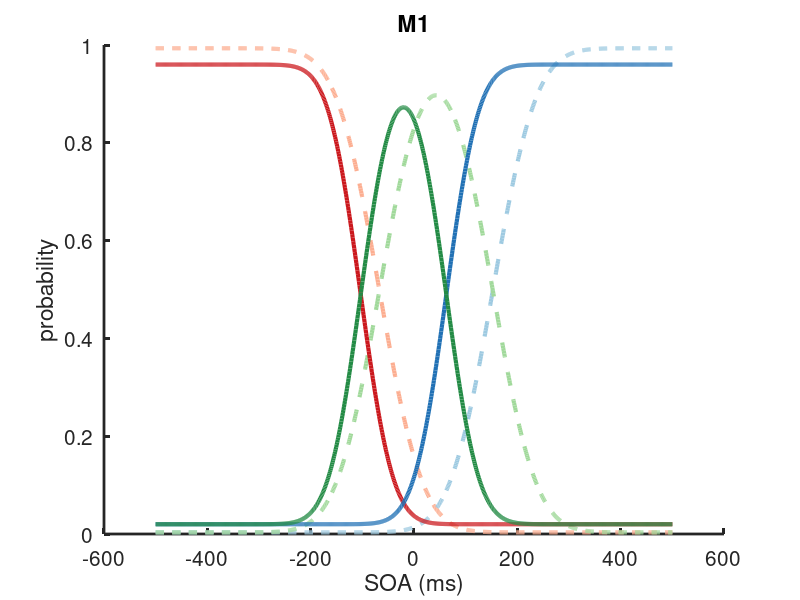
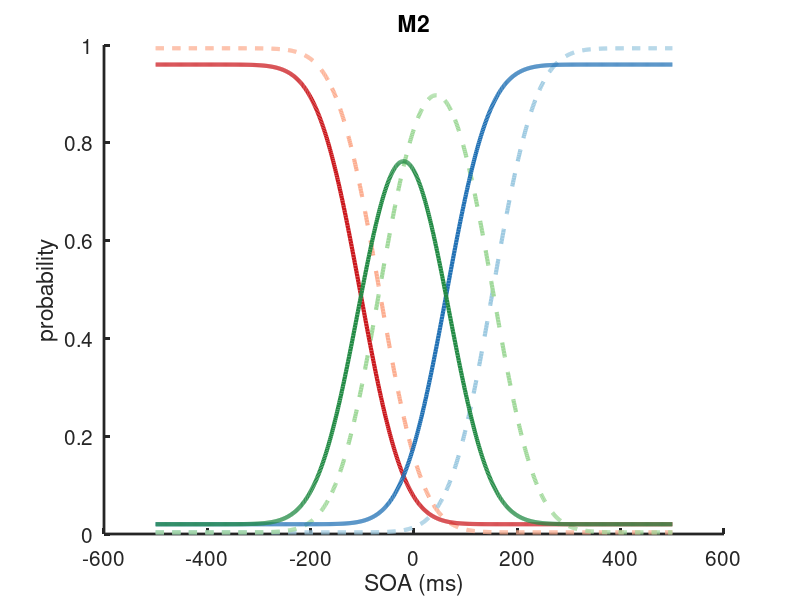
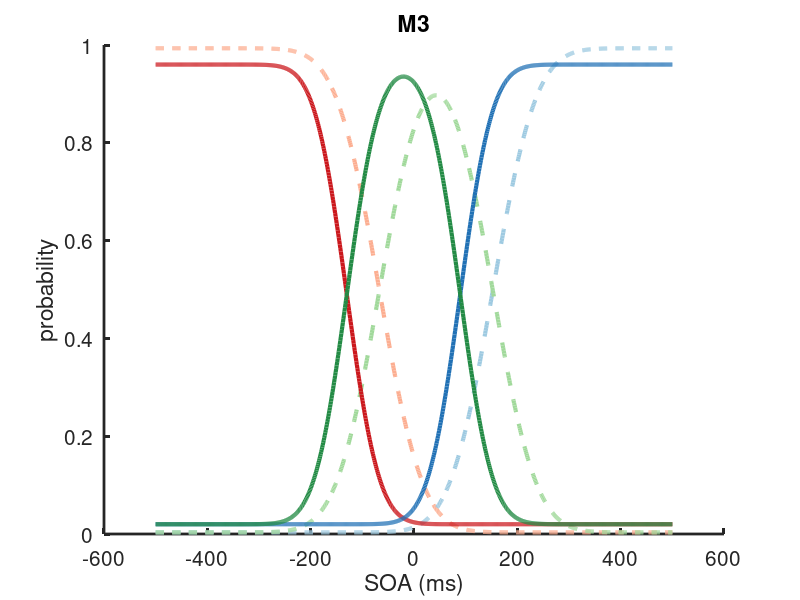
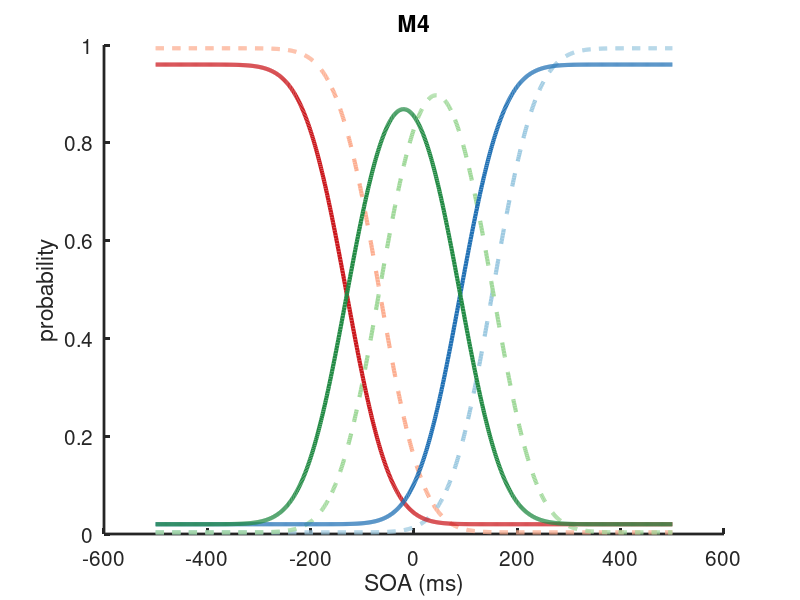

MATLAB code for these plots, in order:
close all; clc; clear all;

pre_ms_unique = [-0.500000000000000	-0.300000000000000	-0.250000000000000	-0.200000000000000	-0.150000000000000	-0.100000000000000	-0.0500000000000000	0	0.0500000000000000	0.100000000000000	0.150000000000000	0.200000000000000	0.250000000000000	0.300000000000000	0.500000000000000]*1e3;

%make a finer grid for the timing difference between the auditory and the
%visual stimulus
SOA_finer = linspace(pre_ms_unique(1), pre_ms_unique(end), 1000);

% define PMF
P_Afirst = @(SOA, mu, sig, c, lambda) lambda/3 + (1-lambda).*normcdf(-c, SOA - mu, sig);
P_Vfirst = @(SOA, mu, sig, c, lambda) lambda/3 + (1-lambda).*(1 - normcdf(c, SOA-mu, sig));
P_simultaneous = @(SOA, mu, sig, c, lambda) ...
    1 - (lambda/3 + (1-lambda).*normcdf(-c, SOA - mu, sig)) ...
    - (lambda/3 + (1-lambda).*(1 - normcdf(c, SOA-mu, sig)));

M1 = {@(p) P_Afirst(SOA_finer, p(1), p(3), p(5), p(7));...
    @(p) P_Vfirst(SOA_finer, p(1), p(3), p(5), p(7));...
    @(p) P_simultaneous(SOA_finer, p(1), p(3), p(5), p(7));...
    @(p) P_Afirst(SOA_finer, p(2), p(4), p(6), p(8));...
    @(p) P_Vfirst(SOA_finer, p(2), p(4), p(6), p(8));...
    @(p) P_simultaneous(SOA_finer, p(2), p(4), p(6), p(8))};

M2 = {@(p) P_Afirst(SOA_finer, p(1), p(3), p(4), p(6));...
    @(p) P_Vfirst(SOA_finer, p(1), p(3), p(4), p(6));...
    @(p) P_simultaneous(SOA_finer, p(1), p(3), p(4), p(6));...
    @(p) P_Afirst(SOA_finer, p(2), p(3), p(5), p(7));...
    @(p) P_Vfirst(SOA_finer, p(2), p(3), p(5), p(7));...
    @(p) P_simultaneous(SOA_finer, p(2), p(3), p(5), p(7))};

M3 = {@(p) P_Afirst(SOA_finer, p(1), p(3), p(5), p(6));...
    @(p) P_Vfirst(SOA_finer, p(1), p(3), p(5), p(6));...
    @(p) P_simultaneous(SOA_finer, p(1), p(3), p(5), p(6));...
    @(p) P_Afirst(SOA_finer, p(2), p(4), p(5), p(7));...
    @(p) P_Vfirst(SOA_finer, p(2), p(4), p(5), p(7));...
    @(p) P_simultaneous(SOA_finer, p(2), p(4), p(5), p(7))};

M4 = {@(p) P_Afirst(SOA_finer, p(1), p(3), p(4), p(5));...
    @(p) P_Vfirst(SOA_finer, p(1), p(3), p(4), p(5));...
    @(p) P_simultaneous(SOA_finer, p(1), p(3), p(4), p(5));...
    @(p) P_Afirst(SOA_finer, p(2), p(3), p(4), p(6));...
    @(p) P_Vfirst(SOA_finer, p(2), p(3), p(4), p(6));...
    @(p) P_simultaneous(SOA_finer, p(2), p(3), p(4), p(6))};

M5 = {@(p) P_Afirst(SOA_finer, p(1), p(2), p(3), p(5));...
    @(p) P_Vfirst(SOA_finer, p(1), p(2), p(3), p(5));...
    @(p) P_simultaneous(SOA_finer, p(1), p(2), p(3), p(5));...
    @(p) P_Afirst(SOA_finer, p(1), p(2), p(4), p(6));...
    @(p) P_Vfirst(SOA_finer, p(1), p(2), p(4), p(6));...
    @(p) P_simultaneous(SOA_finer, p(1), p(2), p(4), p(6))};

M6 = {@(p) P_Afirst(SOA_finer, p(1), p(2), p(3), p(4));...
    @(p) P_Vfirst(SOA_finer, p(1), p(2), p(3), p(4));...
    @(p) P_simultaneous(SOA_finer, p(1), p(2), p(3), p(4));...
    @(p) P_Afirst(SOA_finer, p(1), p(2), p(3), p(5));...
    @(p) P_Vfirst(SOA_finer, p(1), p(2), p(3), p(5));...
    @(p) P_simultaneous(SOA_finer, p(1), p(2), p(3), p(5))};

models = {M1; M2; M3; M4; M5; M6};

%% plug in best-fitting parameters and plot

% plot raw data
cMAP1 = [158,202,225; 161,217,155; 252,174,145]./255;
cMAP2 = [33,113,181; 35,139,69; 203,24,29]./255;

bestPs = {[42.84, -20.277, 66.131, 49.306, 109.76, 82.858, 0.01, 0.06];
    [42.84, -20.277, 66.131, 109.76, 82.858, 0.01, 0.06];
    [42.84, -20.277, 66.131, 49.306, 109.76, 0.01, 0.06];
    [42.84, -20.277, 66.131, 109.76, 0.01, 0.06];
    [42.84, 66.131, 109.76, 82.858, 0.01, 0.06];
    [42.84, 66.131, 109.76, 0.01, 0.06]};

% plot fitting curves

for m = 1:6
    bestP = bestPs{m};
    Pre_Afirst_fit = models{m}{1}(bestP);
    Pre_Vfirst_fit = models{m}{2}(bestP);
    Pre_simul_fit = models{m}{3}(bestP);
    Post_Afirst_fit = models{m}{4}(bestP);
    Post_Vfirst_fit = models{m}{5}(bestP);
    Post_simul_fit = models{m}{6}(bestP);

    figure; hold on
    set(gca, 'LineWidth', 2, 'FontSize', 15)
    set(gcf, 'Position',[10 10 500 400])

    plot(SOA_finer, Pre_Afirst_fit, '--','Color', cMAP1(3,:), 'lineWidth', 3)
    plot(SOA_finer, Pre_Vfirst_fit, '--','Color', cMAP1(1,:), 'lineWidth', 3)
    plot(SOA_finer, Pre_simul_fit, '--','Color', cMAP1(2,:), 'lineWidth', 3)

    plot(SOA_finer, Post_Afirst_fit, '-','Color', cMAP2(3,:), 'lineWidth', 3)
    plot(SOA_finer, Post_Vfirst_fit, '-','Color', cMAP2(1,:), 'lineWidth', 3)
    plot(SOA_finer, Post_simul_fit, '-','Color', cMAP2(2,:), 'lineWidth', 3)

%     % display best fitting parameters
%     annotation( 'textbox', 'String', round(bestP,3), ...
%         'FontSize', 14, 'Units', 'normalized', 'EdgeColor', 'none', ...
%         'Position', [0.9,0.9,0.03,0.03], 'Interpreter','Latex')

    % look better
    xlabel('SOA (ms)')
    ylabel('probability')
    tt = ['M' num2str(m)];
    title(tt)

    saveas(gca,tt,'epsc')

end